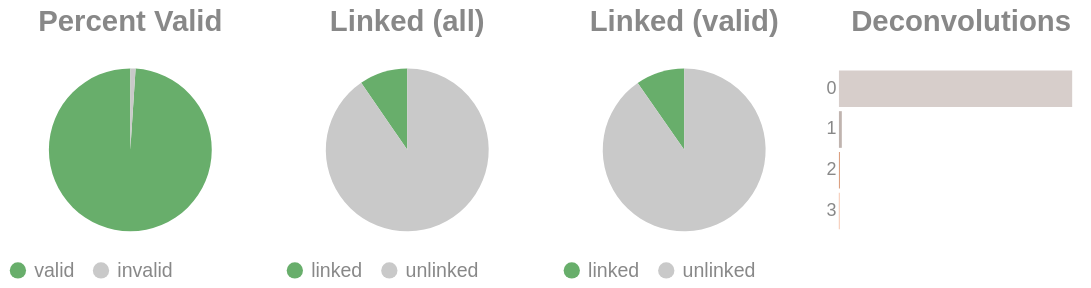

Source (notebook cell):
### Code cell
if SKIPLR:
    pass
else:
    clash = Counter()
    for i in valids['molecule'].to_list():
        _mol = i.split("-")
        if len(_mol) == 1:
            clash.update('0')
        else:
            clash.update(_mol[-1])

    _d = {"deconvolutions": [], 'count': []}
    for k,v in clash.items():
        _d['deconvolutions'].append(k)
        _d['count'].append(v)

    tot_valid = valids['reads'].sum()
    mask = valids['reads'] >= 2
    n_linked_reads = valids.filter(mask)['reads'].sum()
    if n_linked_reads == 0:
        print_html("No linked molecules (>=2 reads) were detected; skipping linked-only distributions.")
        SKIPLR = True
    else:
        perc_valid = round(tot_valid / n_reads, 4)
        linked_perc_abs = round(n_linked_reads / n_reads, 4)
        linked_perc = round(n_linked_reads / tot_valid, 4)

    _valid = pl.DataFrame({"valids": ['valid', 'invalid'], "count": [tot_valid, n_reads - tot_valid]})
    _linked_abs = pl.DataFrame({"linked (absolute)": ['linked', 'unlinked'], "count": [n_linked_reads, n_reads - n_linked_reads]})
    _linked_rel = pl.DataFrame({"linked (valids)": ['linked', 'unlinked'], "count": [n_linked_reads, tot_valid - n_linked_reads]})

    (
        alt.hconcat(
            piechart(_valid, goodval = 'valid', title = "Percent Valid"),
            piechart(_linked_abs, goodval = "linked", title =  "Linked (all)"),
            piechart(_linked_rel, goodval = "linked", title =  "Linked (valid)"),
            convolutionbar(pl.DataFrame(_d), title = "Deconvolutions"),
            center = True,
            bounds = 'flush'
        )
        .resolve_scale(color='independent')
        .resolve_legend('independent')
        .properties(usermeta={'embedOptions': {"actions": False}})
    ).display()

### Figure 1 — Vega-Lite specification as saved in the notebook (floating-point values rounded to 4 significant figures)
{"width": "container", "height": 400, "config": {"title": {"anchor": "start", "dy": -15, "fontSize": 18, "color": "#888888", "subtitleColor": "#888888", "subtitleFontSize": 14}, "arc": {"fill": "#0072B2"}, "axis": {"domainColor": "#888888", "domainWidth": 0.5, "gridWidth": 0.2, "grid": false, "titleFontWeight": 400, "titleFontSize": 15, "labelFontSize": 11, "labelColor": "#888888", "tickColor": "#888888", "tickWidth": 0.2, "titleColor": "#888888"}, "axisBand": {"grid": false}, "axisX": {"grid": true, "tickSize": 10, "domainCap": "round"}, "axisY": {"domain": false, "grid": true, "tickSize": 0, "domainCap": "round"}, "background": "transparent", "header": {"labelFontSize": 15, "labelColor": "#888888", "titleFontSize": 15, "titleFontWeight": 600, "titleColor": "#888888"}, "legend": {"labelFont": "sans-serif", "labelFontSize": 12, "labelColor": "#888888", "symbolSize": 100, "symbolType": "circle", "titleFontSize": 12, "titlePadding": 10, "titleColor": "#888888", "title": null}, "range": {"category": ["#E69F00", "#56B4E9", "#009E73", "#F0E442", "#0072B2", "#D55E00", "#CC79A7", "#000000"], "diverging": ["#cfe8f3", "#a2d4ec", "#73bfe2", "#46abdb", "#1696d2", "#12719e"]}, "area": {"fill": "#0072B2", "fillOpacity": 0.7, "line": true, "strokeOpacity": 0.7}, "line": {"color": "#0072B2", "stroke": "#0072B2", "strokeWidth": 2}, "trail": {"color": "#0072B2", "stroke": "#0072B2", "strokeWidth": 0, "size": 1}, "point": {"filled": true, "fillOpacity": 1.0, "size": 95}, "text": {"color": "#888888", "fontSize": 11, "align": "right", "fontWeight": 400, "size": 11}, "bar": {"fill": "#0072B2", "stroke": null}, "view": {"stroke": null, "continuousWidth": 660, "continuousHeight": 400}}, "hconcat": [{"data": {"name": "data-377011e255427505204483cd8dfc678c"}, "mark": {"type": "arc"}, "encoding": {"color": {"field": "valids", "legend": {"orient": "bottom", "title": null}, "scale": {"domain": ["valid", "invalid"], "range": ["#68ae6b", "#C9C9C9"]}, "title": "Valids", "type": "nominal"}, "theta": {"field": "count", "type": "quantitative"}, "tooltip": [{"field": "valids", "title": "Valids", "type": "ordinal"}, {"field": "percent", "format": ".2%", "title": "Percent", "type": "quantitative"}, {"field": "count", "title": "Count", "type": "quantitative"}]}, "height": 100, "title": {"text": "Percent Valid", "align": "center", "anchor": "middle"}, "transform": [{"calculate": "datum.count / 2329", "as": "percent"}], "width": 150}, {"data": {"name": "data-784bb59cdede2f58f7047bf1375b90a6"}, "mark": {"type": "arc"}, "encoding": {"color": {"field": "linked (absolute)", "legend": {"orient": "bottom", "title": null}, "scale": {"domain": ["linked", "unlinked"], "range": ["#68ae6b", "#C9C9C9"]}, "title": "Linked (Absolute)", "type": "nominal"}, "theta": {"field": "count", "type": "quantitative"}, "tooltip": [{"field": "linked (absolute)", "title": "Linked (Absolute)", "type": "ordinal"}, {"field": "percent", "format": ".2%", "title": "Percent", "type": "quantitative"}, {"field": "count", "title": "Count", "type": "quantitative"}]}, "height": 100, "title": {"text": "Linked (all)", "align": "center", "anchor": "middle"}, "transform": [{"calculate": "datum.count / 2329", "as": "percent"}], "width": 150}, {"data": {"name": "data-81d53303f7bb46af885539c69fd5f42d"}, "mark": {"type": "arc"}, "encoding": {"color": {"field": "linked (valids)", "legend": {"orient": "bottom", "title": null}, "scale": {"domain": ["linked", "unlinked"], "range": ["#68ae6b", "#C9C9C9"]}, "title": "Linked (Valids)", "type": "nominal"}, "theta": {"field": "count", "type": "quantitative"}, "tooltip": [{"field": "linked (valids)", "title": "Linked (Valids)", "type": "ordinal"}, {"field": "percent", "format": ".2%", "title": "Percent", "type": "quantitative"}, {"field": "count", "title": "Count", "type": "quantitative"}]}, "height": 100, "title": {"text": "Linked (valid)", "align": "center", "anchor": "middle"}, "transform": [{"calculate": "datum.count / 2305", "as": "percent"}], "width": 150}, {"data": {"name": "data-c734e066dbbc56608fbf217278e46651"}, "mark": {"type": "bar"}, "encoding": {"color": {"field": "deconvolutions", "legend": null, "scale": {"scheme": "lightgreyred"}, "type": "nominal"}, "tooltip": [{"field": "deconvolutions", "title": "Deconvolutions", "type": "ordinal"}, {"field": "percent", "format": ".2%", "title": "Percent", "type": "quantitative"}, {"field": "count", "title": "Count", "type": "quantitative"}], "x": {"axis": null, "field": "count", "type": "quantitative"}, "y": {"field": "deconvolutions", "sort": "ascending", "title": null, "type": "nominal"}}, "height": 100, "title": {"text": "Deconvolutions", "align": "center", "anchor": "middle"}, "transform": [{"calculate": "datum.count / 2137", "as": "percent"}], "width": 150}], "bounds": "flush", "center": true, "resolve": {"legend": {"angle": "independent"}, "scale": {"color": "independent"}}, "usermeta": {"embedOptions": {"actions": false}}, "$schema": "https://vega.github.io/schema/vega-lite/v6.4.1.json", "datasets": {"data-377011e255427505204483cd8dfc678c": [{"valids": "valid", "count": 2305}, {"valids": "invalid", "count": 24}], "data-784bb59cdede2f58f7047bf1375b90a6": [{"linked (absolute)": "linked", "count": 223}, {"linked (absolute)": "unlinked", "count": 2106}], "data-81d53303f7bb46af885539c69fd5f42d": [{"linked (valids)": "linked", "count": 223}, {"linked (valids)": "unlinked", "count": 2082}], "data-c734e066dbbc56608fbf217278e46651": [{"deconvolutions": "0", "count": 2100}, {"deconvolutions": "1", "count": 26}, {"deconvolutions": "2", "count": 8}, {"deconvolutions": "3", "count": 3}]}}
